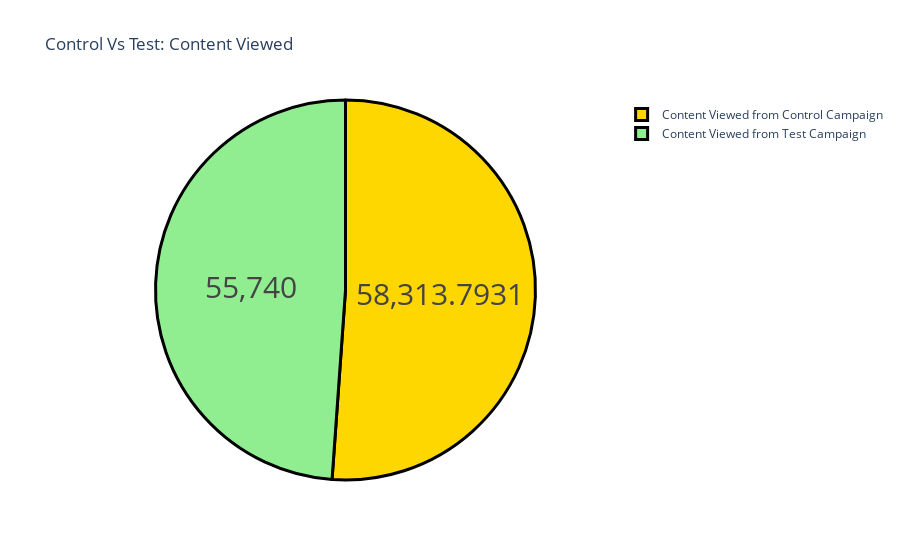

Source (notebook cell):
### Markdown cell above
The test campaign wins in the number of website clicks. Now let’s have a look at the amount of content viewed after reaching the website from both campaigns:

### Code cell
label = ["Content Viewed from Control Campaign", 
         "Content Viewed from Test Campaign"]
counts = [sum(control_data["Content Viewed"]), 
          sum(test_data["Content Viewed"])]
colors = ['gold','lightgreen']
fig = go.Figure(data=[go.Pie(labels=label, values=counts)])
fig.update_layout(title_text='Control Vs Test: Content Viewed')
fig.update_traces(hoverinfo='label+percent', textinfo='value', 
                  textfont_size=30,
                  marker=dict(colors=colors, 
                              line=dict(color='black', width=3)))
fig.show()

### Figure 1 — Plotly figure (JSON) as saved in the notebook; plotly's stock layout.template omitted (floating-point values rounded to 4 significant figures)
{"data": [{"hoverinfo": "label+percent", "labels": ["Content Viewed from Control Campaign", "Content Viewed from Test Campaign"], "marker": {"colors": ["gold", "lightgreen"], "line": {"color": "black", "width": 3}}, "textfont": {"size": 30}, "textinfo": "value", "type": "pie", "values": [58310.0, 55740]}], "layout": {"title": {"text": "Control Vs Test: Content Viewed"}}}
